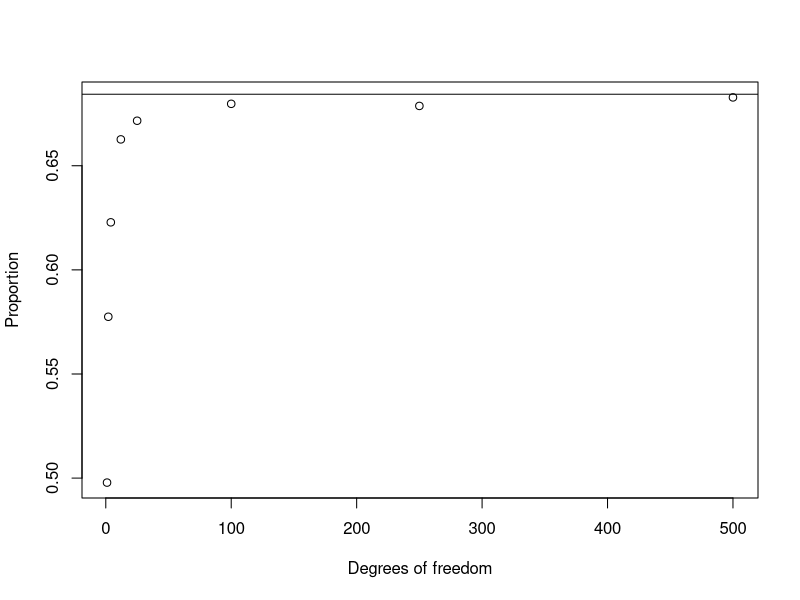
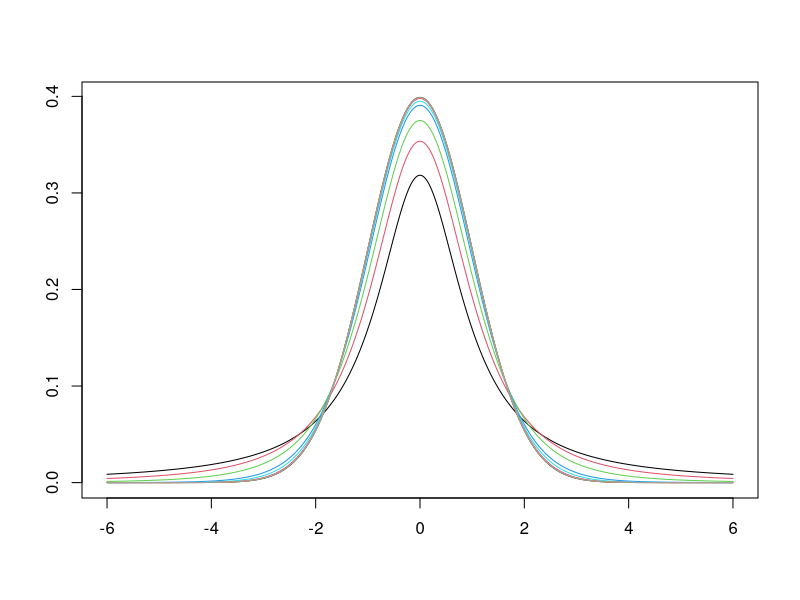
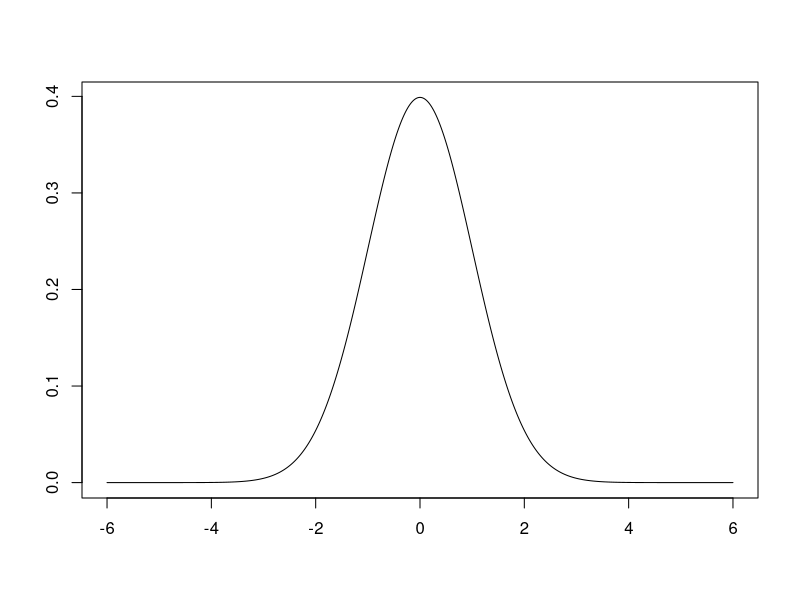

The R source for these figures, in order:
set.seed(04102017)
N <- 1e5

dims <- c(1, 2, 4, 12, 25, 100, 250, 500)

# Store proportions for Student's t distributions
small <- numeric(length(dims))

for (i in 1:length(dims)) {
    X <- rt(N, df=dims[i])
    small[i] <- sum(-1 < X & 1 > X) / N
}

# Store proportions for normal distributions
X <- rnorm(N, mean=0, sd=1)
small.norm <- sum(-1 < X & 1 > X) / N

plot(dims, small, xlab="Degrees of freedom", ylab="Proportion")
abline(h=small.norm)

xval <- seq(from=-6, to=6, length.out=1000)
plot(xval, dnorm(xval), type="l", xlab="", ylab="")
for (i in 1:length(dims))
    lines(xval, dt(xval, df=dims[i]), col=i)
plot(xval, dnorm(xval), type="l", xlab="", ylab="")
